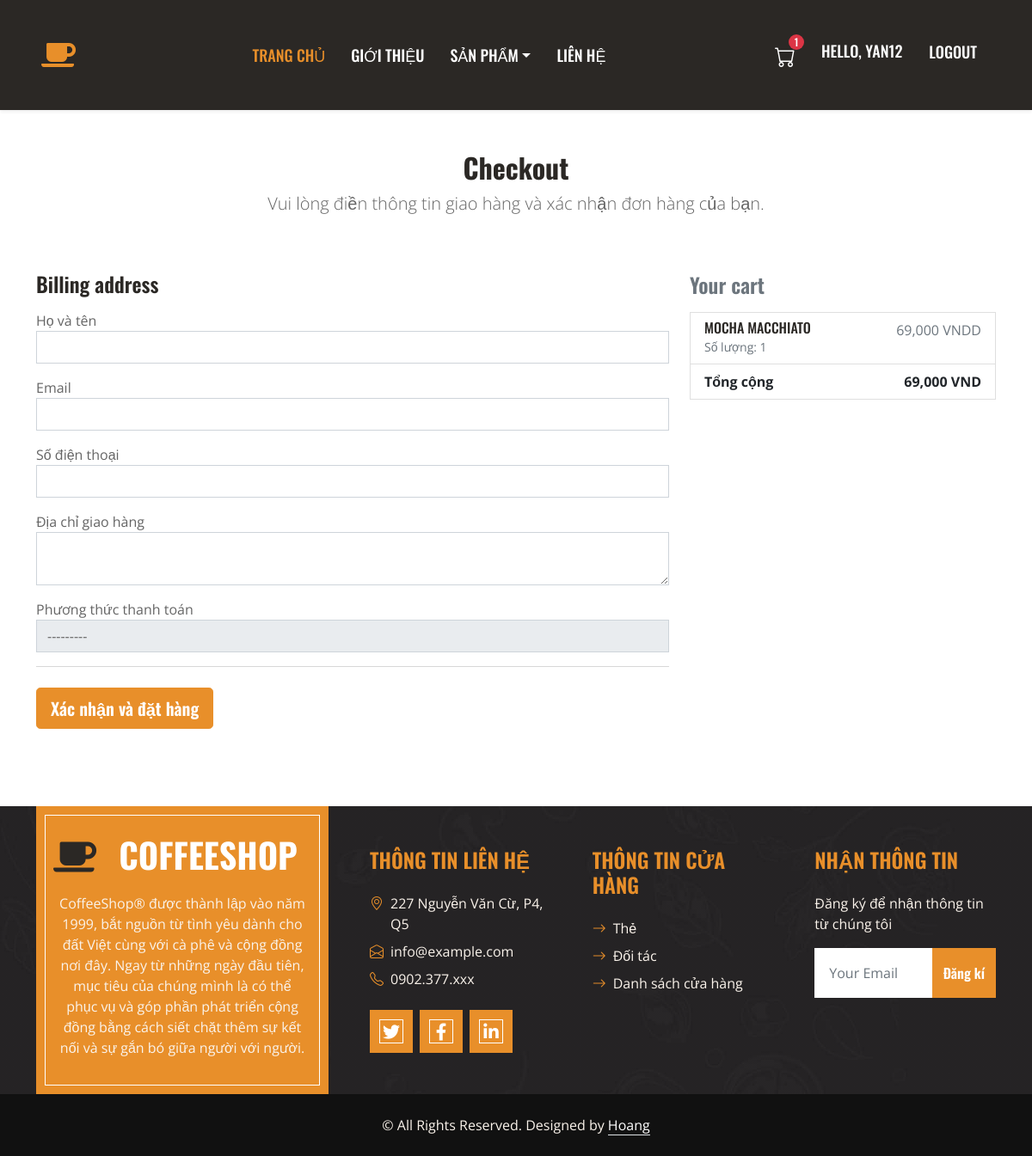
The page /order/checkout/ (signed in) on the database its author committed.
### app_shop/models.py (models this page shows, shortened)
class Product(models.Model):
    category = models.ForeignKey(Category, related_name='products', on_delete=models.CASCADE)
    name = models.CharField(max_length=255)
    description = models.TextField(blank=True, null=True)
    price = models.IntegerField(default=0)
    image = models.ImageField(upload_to='images/products')

### cart/models.py (models this page shows, shortened)
class CartItem(models.Model):
    user = models.ForeignKey(settings.AUTH_USER_MODEL, on_delete=models.CASCADE, null=True, blank=True)
    product = models.ForeignKey(Product, on_delete=models.CASCADE)
    quantity = models.PositiveBigIntegerField(default=1)
    added_at = models.DateTimeField(auto_now_add=True)
    def subtotal(self):
        return self.product.price * self.quantity

### app_order/views.py (the view)
# urls.py: path('checkout/', views.checkout_view, name='checkout'),
def checkout_view(request):
    cart = Cart(request)
    if request.method == 'POST':
        form = CheckoutForm(request.POST)
        if form.is_valid():
            order = form.save(commit=False)
            order.user = request.user if request.user.is_authenticated else None
            order.total_price = cart.get_total_price()
            order.save()
            for item in cart:
                OrderItem.objects.create(
            order=order,
            product = item['product'],
            price=item['product'].price,
            quantity=item['quantity']
            )
            cart.clear()
            send_mail(
                subject=f'Order Confirmation #{order.pk}',
                message=f'Thank you for your order, {order.full_name}!\nYour order ID is {order.pk}.',
                from_email=settings.DEFAULT_FROM_EMAIL,
                recipient_list=[order.email],
                fail_silently=False,
            )
            return redirect('order:order_success')
    else:
        form = CheckoutForm()
    return render(request, 'order/checkout.html', {'form': form, 'cart': cart})

### app_order/forms.py
class CheckoutForm(forms.ModelForm):
    class Meta:
        model = Order
        fields = ['full_name','email', 'phone', 'address', 'payment_method']
        widgets = {
            'full_name': forms.TextInput(attrs={'class': 'form-control'}),
            'email': forms.EmailInput(attrs={'class': 'form-control'}),
            'phone': forms.TextInput(attrs={'class': 'form-control'}),
            'address': forms.Textarea(attrs={'class': 'form-control', 'rows': 2}),
            'payment_method': forms.Select(attrs={'class': 'form-control'}),
        }

### cart/cart.py (called while the page is built, shortened)
    def __iter__(self):
        if self.is_authenticated:
            items = CartItem.objects.filter(user=self.user)
            for item in items:
                yield {
                    'product': item.product,
                    'quantity': item.quantity,
                    'subtotal': item.subtotal()
                }

    def get_total_price(self):
        return sum(item['subtotal'] for item in self)

### cart/context_processors.py (called while the page is built)
def cart_item_count(request):
    cart = Cart(request)
    if request.user.is_authenticated:
        return {'cart_item_count':sum(item.quantity for item in CartItem.objects.filter(user=request.user))}
    else:
        return {
            'cart_item_count': sum(item['quantity'] for item in cart.cart.values())
        }

### templates/order/checkout.html (shortened to what this page needs)
{% extends 'app_shop/base.html' %}
{% load static %}
{% load humanize %}
{% block main_content %}
<div class="container">
    <div class="py-5 text-center">
        <h2>Checkout</h2>
        <p class="lead">Vui lòng điền thông tin giao hàng và xác nhận đơn hàng của bạn.</p>
    </div>
    <div class="row">
        <div class="col-md-4 order-md-2 mb-4">
            <h4 class="d-flex justify-content-between align-items-center mb-3">
                <span class="text-muted">Your cart</span>
                <span class="badge badge-secondary badge-pill">3</span>
            </h4>
            <ul class="list-group mb-3">
                {% for item in cart %}
                <li class="list-group-item d-flex justify-content-between lh-condensed">
                    <div>
                        <h6 class="my-0">{{ item.product.name }}</h6>
                        <small class="text-muted">Số lượng: {{ item.quantity }}</small>
                    </div>
                    <span class="text-muted">{{ item.subtotal|intcomma }} VNDD</span>
                </li>
                {% endfor %}
                <li class="list-group-item d-flex justify-content-between">
                    <strong>Tổng cộng</strong>
                    <strong>{{ cart.get_total_price|intcomma }} VND</strong>
                </li>
            </ul>
        </div>
        <div class="col-md-8 order-md-1">
            <h4 class="mb-3">Billing address</h4>
            <form method="post" class="needs-validation" novalidate>
                <div class="mb-3">
                    <label for="full_name">Họ và tên</label>
                    {{ form.full_name }}
                </div>
                <div class="mb-3">
                    <label for="phone">Email</label>
                    {{ form.email }}
                </div>
                <div class="mb-3">
                    <label for="phone">Số điện thoại</label>
                    {{ form.phone }}
                </div>
                <div class="mb-3">
                    <label for="address">Địa chỉ giao hàng</label>
                    {{ form.address }}
                </div>
                <div class="mb-3">
                    <label for="payment_method">Phương thức thanh toán</label>
                    {{ form.payment_method }}
                </div>
                <hr class="mb-4">
                <button class="btn btn-primary btn-lg btn-block" type="submit">Xác nhận và đặt hàng</button>
            </form>
        </div>
    </div>
</div>
{% endblock %}

### templates/app_shop/base.html (shortened to what this page needs)
{% load static %}
<!DOCTYPE html>
<html lang="en">
<head>
    <link href="https://cdnjs.cloudflare.com/ajax/libs/font-awesome/5.10.0/css/all.min.css" rel="stylesheet">
    <link href="https://cdn.jsdelivr.net/npm/bootstrap-icons@1.10.5/font/bootstrap-icons.css" rel="stylesheet">
    <link href="{% static 'app_shop/lib/owlcarousel/assets/owl.carousel.min.css'%}" rel="stylesheet">
    <link href="{% static 'app_shop/css/bootstrap.min.css'%}" rel="stylesheet">
    <link href="{% static 'app_shop/css/style.css'%}" rel="stylesheet">
</head>
<body>
        <nav class="navbar navbar-expand-lg bg-dark navbar-dark shadow-sm py-3 px-3 px-lg-5">
            <a href="{% url 'app_shop:index' %}" class="navbar-brand d-flex align-items-center">
                <i class="fas fa-coffee fs-2 text-primary me-2"></i>
            </a>
            <div class="collapse navbar-collapse justify-content-between" id="navbarCollapse">
                <div class="navbar-nav mx-auto py-0">
                    <a href="{% url 'app_shop:index'%}" class="nav-item nav-link active">Trang chủ</a>
                    <a href="{% url 'app_shop:about'%}" class="nav-item nav-link">Giới thiệu</a>
                    <div class="nav-item dropdown">
                        <a href="#" class="nav-link dropdown-toggle" data-bs-toggle="dropdown">Sản phẩm</a>
                    </div>
                    <a href="{% url 'app_shop:contact'%}" class="nav-item nav-link">Liên hệ</a>
                </div>
                <div class="navbar-nav">
                    <a href="{% url 'app_cart:cart_view' %}" class="nav-link text-white">
                    <div class="position-relative d-inline-block">
                        <i class="bi bi-cart fs-4"></i>
                        {% if cart_item_count > 0 %}
                        <span class="position-absolute bg-danger text-white rounded-circle d-flex align-items-center justify-content-center"
                            style="top: -6px; right: -10px; width: 18px; height: 18px; font-size: 12px;">
                            {{ cart_item_count }}
                        </span>
                        {% endif %}
                    </div>
                    </a>
                    {% if user.is_authenticated %}
                    <span class="nav-link text-white">Hello, {{ user.username }}</span>
                    <form method="post" action="{% url 'logout' %}">
                        <button type="submit" class="btn btn-link nav-link">Logout</button>
                        </form>
                    {% else %}
                    <a href="{% url 'login' %}?next={% url 'app_shop:index' %}" class="nav-link">Login</a>
                    <a href="{% url 'register' %}" class="nav-link">Register</a>
                    {% endif %}
                </div>
            </div>
        </nav>
        {% block main_content %}{% endblock %}
    <div class="container-fluid bg-img text-secondary" style="margin-top: 90px">
        <div class="container">
            <div class="row gx-5">
                <div class="col-lg-4 col-md-6 ">
                    <div class="d-flex flex-column align-items-center justify-content-center text-center h-100 bg-primary border-inner p-4">
                        <a href="" class="navbar-brand">
                            <h1 class="m-0 text-uppercase text-white">
                                <i class="fas fa-coffee fs-1 text-dark me-3"></i>
                                Coffeeshop</h1>
                        </a>
                        <p class="mt-3">CoffeeShop® được thành lập vào năm 1999, bắt nguồn từ tình yêu dành cho đất Việt cùng với cà phê và cộng đồng nơi đây. Ngay từ những ngày đầu tiên, mục tiêu của chúng mình là có thể phục vụ và góp phần phát triển cộng đồng bằng cách siết chặt thêm sự kết nối và sự gắn bó giữa người với người.</p>
                    </div>
                </div>
                <div class="col-lg-8 col-md-6">
                    <div class="row gx-5">
                        <div class="col-lg-4 col-md-12 pt-5 mb-5">
                            <h4 class="text-primary text-uppercase mb-4">THÔNG TIN LIÊN HỆ</h4>
                            <div class="d-flex mb-2">
                                <i class="bi bi-geo-alt text-primary me-2"></i>
                                <p class="mb-0">227 Nguyễn Văn Cừ, P4, Q5</p>
                            </div>
                            <div class="d-flex mb-2">
                                <i class="bi bi-envelope-open text-primary me-2"></i>
                                <p class="mb-0">info@example.com</p>
                            </div>
                            <div class="d-flex mb-2">
                                <i class="bi bi-telephone text-primary me-2"></i>
                                <p class="mb-0">0902.377.xxx</p>
                            </div>
                            <div class="d-flex mt-4">
                                <a class="btn btn-lg btn-primary btn-lg-square border-inner rounded-0 me-2" href="#"><i class="fab fa-twitter fw-normal"></i></a>
                                <a class="btn btn-lg btn-primary btn-lg-square border-inner rounded-0 me-2" href="#"><i class="fab fa-facebook-f fw-normal"></i></a>
                                <a class="btn btn-lg btn-primary btn-lg-square border-inner rounded-0 me-2" href="#"><i class="fab fa-linkedin-in fw-normal"></i></a>
                            </div>
                        </div>
                        <div class="col-lg-4 col-md-12 pt-0 pt-lg-5 mb-5">
                            <h4 class="text-primary text-uppercase mb-4">THÔNG TIN CỬA HÀNG</h4>
                            <div class="d-flex flex-column justify-content-start">
                                <a class="text-secondary mb-2" href=""><i class="bi bi-arrow-right text-primary me-2"></i>Thẻ</a>
                                <a class="text-secondary mb-2" href=""><i class="bi bi-arrow-right text-primary me-2"></i>Đối tác</a>
                                <a class="text-secondary mb-2" href="#"><i class="bi bi-arrow-right text-primary me-2"></i>Danh sách cửa hàng</a>
                            </div>
                        </div>
                        <div class="col-lg-4 col-md-12 pt-0 pt-lg-5 mb-5">
                            <h4 class="text-primary text-uppercase mb-4">NHẬN THÔNG TIN</h4>
                            <p>Đăng ký để nhận thông tin từ chúng tôi                            </p>
                            <form action="">
                                <div class="input-group">
                                    <input type="text" class="form-control border-white p-3" placeholder="Your Email">
                                    <button class="btn btn-primary">Đăng kí</button>
                                </div>
                            </form>
                        </div>
                    </div>
                </div>
            </div>
        </div>
    </div>
    <div class="container-fluid text-secondary py-4" style="background: #111111;">
        <div class="container text-center">
            <p class="mb-0">&copy; All Rights Reserved.
			Designed by <a class="text-white border-bottom" href="#">Hoang</a></p>
        </div>
    </div>
</body>
</html>

### app_shop/static/app_shop/css/style.css (style rules this page uses)
:root { --primary: #E88F2A; --secondary: #FAF3EB; --light: #FFFFFF; --dark: #2B2825; }
h1, h2, .font-weight-bold { font-weight: 700 !important; }
h3, h4, .font-weight-semi-bold { font-weight: 600 !important; }
h5, h6, .font-weight-medium { font-weight: 500 !important; }
.btn { font-family: 'Oswald', sans-serif; font-weight: 600; transition: .5s; }
.btn-primary { color: #FFFFFF; }
.border-inner { position: relative; }
.border-inner * { position: relative; z-index: 1; }
.border-inner::before { position: absolute; content: ""; top: 10px; right: 10px; bottom: 10px; left: 10px; background: none; border: 1px solid var(--light); z-index: 0; }
.btn-lg-square { width: 50px; height: 50px; }
.btn-square, .btn-sm-square, .btn-lg-square { padding-left: 0; padding-right: 0; text-align: center; }
.navbar-dark .navbar-nav .nav-link { font-family: 'Oswald', sans-serif; padding: 30px 15px; font-size: 18px; font-weight: 500; text-transform: uppercase; color: var(--light); outline: none; transition: .5s; }
.navbar-dark .navbar-nav .nav-link:hover, .navbar-dark .navbar-nav .nav-link.active { color: var(--primary); }
.bg-img { background: linear-gradient(rgba(43, 40, 37, .5), rgba(43, 40, 37, .5)), url(../img/bg.jpg) center center no-repeat; background-size: cover; }

### rows shown on the page
Product: product.name "MOCHA MACCHIATO", quantity "1", subtotal "69,000"

### other values the page prints
{{ cart_item_count }} "1"
{{ user.username }} "YAN12"
{{ cart.get_total_price|intcomma }} "69,000"
